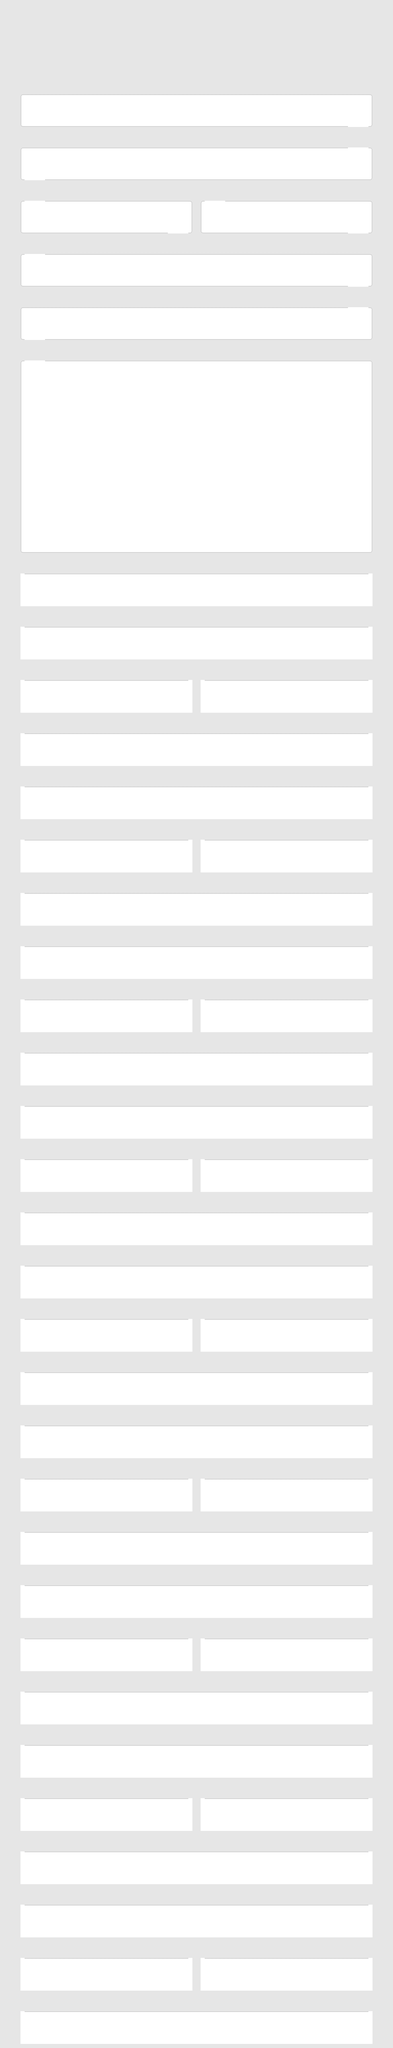

A level layout from a 2D game, rendered from its tile map. Below: a short description, then the map file with tile-grid data replaced by summaries:
An orthogonal 96x500 tile map with 20x20 px tiles, 2 tile layers (Background Color, Collision Layer), 2 hidden layers not drawn and 593 objects.

<map version="1.0" orientation="orthogonal" renderorder="right-down" width="96" height="500" tilewidth="20" tileheight="20" nextobjectid="1034">
 <tileset firstgid="1" name="tiles-20-20" tilewidth="20" tileheight="20" tilecount="50" columns="10">
  <image source="../demo/demo-2/assets/imgs/tiles-20-20.png" width="200" height="100" />
 </tileset>
 <layer name="Background Color" width="96" height="500">
  <data>[48000 cells, 48000 non-empty, 3 distinct tile ids]</data>
 </layer>
 <layer name="Dropdown Background" width="96" height="500" visible="0">
  <data>[48000 cells, 48000 non-empty, 3 distinct tile ids]</data>
 </layer>
 <objectgroup name="Foreground Tiles" visible="0">
  <properties>
   <property name="down" value="email" />
   <property name="up" value="name" />
  </properties>
  <object id="2" gid="49" x="1700" y="640" width="20" height="20">
   <properties>
    <property name="down" value="email" />
    <property name="up" value="name" />
   </properties>
  </object>
  <object id="4" gid="49" x="1720" y="640" width="20" height="20">
   <properties>
    <property name="down" value="email" />
    <property name="up" value="name" />
   </properties>
  </object>
  <object id="5" gid="49" x="1740" y="640" width="20" height="20">
   <properties>
    <property name="down" value="email" />
    <property name="up" value="name" />
   </properties>
  </object>
  <object id="6" gid="49" x="1760" y="640" width="20" height="20">
   <properties>
    <property name="down" value="email" />
    <property name="up" value="name" />
   </properties>
  </object>
  <object id="7" gid="49" x="1780" y="640" width="20" height="20">
   <properties>
    <property name="down" value="email" />
    <property name="up" value="name" />
   </properties>
  </object>
  <object id="8" gid="49" x="1700" y="660" width="20" height="20">
   <properties>
    <property name="down" value="email" />
    <property name="up" value="name" />
   </properties>
  </object>
  <object id="10" gid="49" x="1720" y="660" width="20" height="20">
   <properties>
    <property name="down" value="email" />
    <property name="up" value="name" />
   </properties>
  </object>
  <object id="11" gid="49" x="1740" y="660" width="20" height="20">
   <properties>
    <property name="down" value="email" />
    <property name="up" value="name" />
   </properties>
  </object>
  <object id="12" gid="49" x="1760" y="660" width="20" height="20">
   <properties>
    <property name="down" value="email" />
    <property name="up" value="name" />
   </properties>
  </object>
  <object id="13" gid="49" x="1780" y="660" width="20" height="20">
   <properties>
    <property name="down" value="email" />
    <property name="up" value="name" />
   </properties>
  </object>
  <object id="14" gid="49" x="1700" y="680" width="20" height="20">
   <properties>
    <property name="down" value="email" />
    <property name="up" value="name" />
   </properties>
  </object>
  <object id="15" gid="49" x="1720" y="680" width="20" height="20">
   <properties>
    <property name="down" value="email" />
    <property name="up" value="name" />
   </properties>
  </object>
  <object id="16" gid="49" x="1740" y="680" width="20" height="20">
   <properties>
    <property name="down" value="email" />
    <property name="up" value="name" />
   </properties>
  </object>
  <object id="17" gid="49" x="1760" y="680" width="20" height="20">
   <properties>
    <property name="down" value="email" />
    <property name="up" value="name" />
   </properties>
  </object>
  <object id="18" gid="49" x="1780" y="680" width="20" height="20">
   <properties>
    <property name="down" value="email" />
    <property name="up" value="name" />
   </properties>
  </object>
  <object id="19" gid="49" x="1700" y="700" width="20" height="20">
   <properties>
    <property name="down" value="email" />
    <property name="up" value="name" />
   </properties>
  </object>
  <object id="20" gid="49" x="1720" y="700" width="20" height="20">
   <properties>
    <property name="down" value="email" />
    <property name="up" value="name" />
   </properties>
  </object>
  <object id="21" gid="49" x="1740" y="700" width="20" height="20">
   <properties>
    <property name="down" value="email" />
    <property name="up" value="name" />
   </properties>
  </object>
  <object id="22" gid="49" x="1760" y="700" width="20" height="20">
   <properties>
    <property name="down" value="email" />
    <property name="up" value="name" />
   </properties>
  </object>
  <object id="23" gid="49" x="1780" y="700" width="20" height="20">
   <properties>
    <property name="down" value="email" />
    <property name="up" value="name" />
   </properties>
  </object>
  <object id="24" gid="49" x="1700" y="720" width="20" height="20">
   <properties>
    <property name="down" value="email" />
    <property name="up" value="name" />
   </properties>
  </object>
  <object id="25" gid="49" x="1720" y="720" width="20" height="20">
   <properties>
    <property name="down" value="email" />
    <property name="up" value="name" />
   </properties>
  </object>
  <object id="26" gid="49" x="1740" y="720" width="20" height="20">
   <properties>
    <property name="down" value="email" />
    <property name="up" value="name" />
   </properties>
  </object>
  <object id="27" gid="49" x="1760" y="720" width="20" height="20">
   <properties>
    <property name="down" value="email" />
    <property name="up" value="name" />
   </properties>
  </object>
  <object id="28" gid="49" x="1780" y="720" width="20" height="20">
   <properties>
    <property name="down" value="email" />
    <property name="up" value="name" />
   </properties>
  </object>
  <object id="29" gid="49" x="160" y="940" width="20" height="20">
   <properties>
    <property name="down" value="password" />
    <property name="up" value="email" />
   </properties>
  </object>
  <object id="30" gid="49" x="140" y="960" width="20" height="20">
   <properties>
    <property name="down" value="password" />
    <property name="up" value="email" />
   </properties>
  </object>
  <object id="31" gid="49" x="140" y="920" width="20" height="20">
   <properties>
    <property name="down" value="password" />
    <property name="up" value="email" />
   </properties>
  </object>
  </objectgroup>
 <objectgroup name="Triggers" visible="0">
  <!-- 87 objects omitted --></objectgroup>
 <objectgroup name="Vacuums" visible="0">
  <!-- 25 objects omitted --></objectgroup>
 <objectgroup name="Asterisks" visible="0">
  <!-- 23 objects omitted --></objectgroup>
 <objectgroup name="Fly By Asterisks 1" visible="0">
  <!-- 101 objects omitted --></objectgroup>
 <objectgroup name="Coins">
  <!-- 62 objects omitted --></objectgroup>
 <objectgroup name="Bangs">
  <!-- 13 objects omitted --></objectgroup>
 <objectgroup name="Rollers">
  <!-- 6 objects omitted --></objectgroup>
 <layer name="Collision Layer" width="96" height="500">
  <data>[48000 cells, 1200 non-empty, 8 distinct tile ids]</data>
 </layer>
 <layer name="Dropdown Collision Layer" width="96" height="500" visible="0">
  <data>[48000 cells, 1008 non-empty, 8 distinct tile ids]</data>
 </layer>
 <objectgroup name="Warp Down" visible="0">
  <properties>
   <property name="warpX" value="180" />
   <property name="warpY" value="-220" />
  </properties>
  <!-- 10 objects omitted --></objectgroup>
 <objectgroup name="Warp Up" visible="0">
  <properties>
   <property name="warpX" value="-180" />
   <property name="warpY" value="220" />
  </properties>
  <!-- 10 objects omitted --></objectgroup>
</map>
<!-- 565 of 593 objects omitted -->
